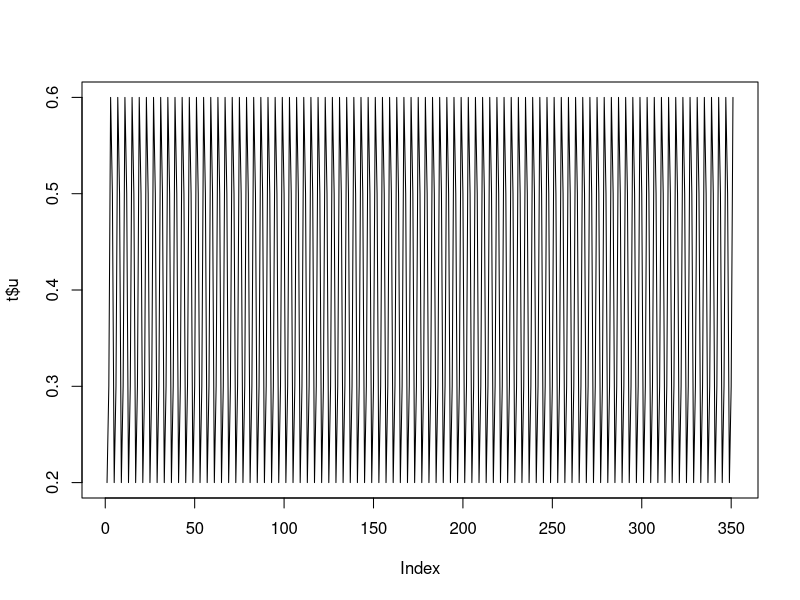
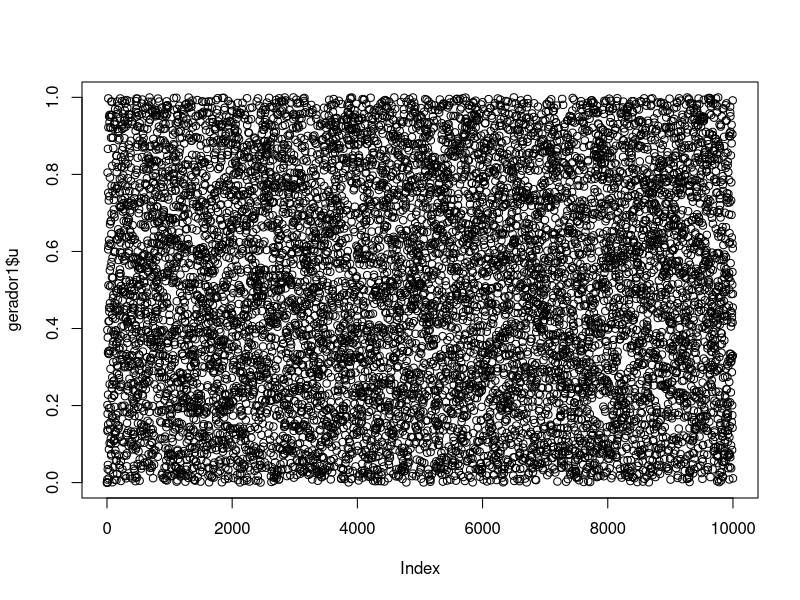
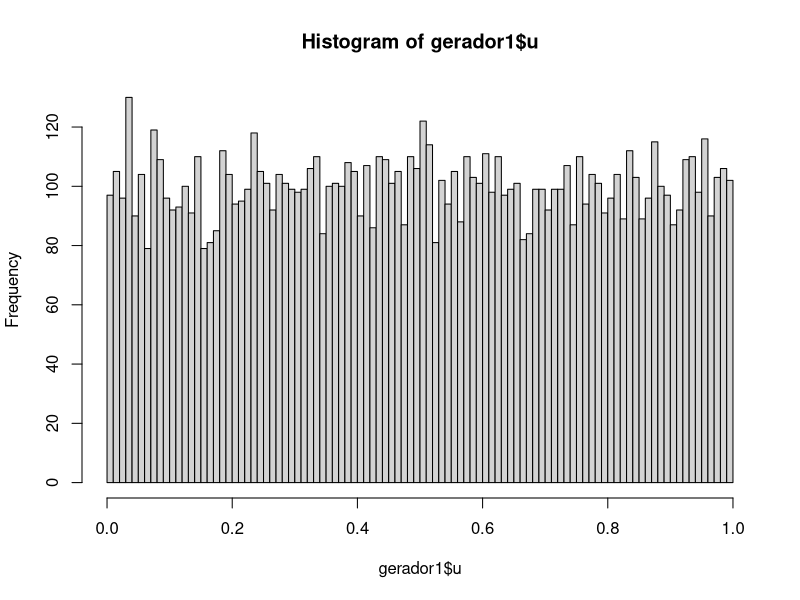
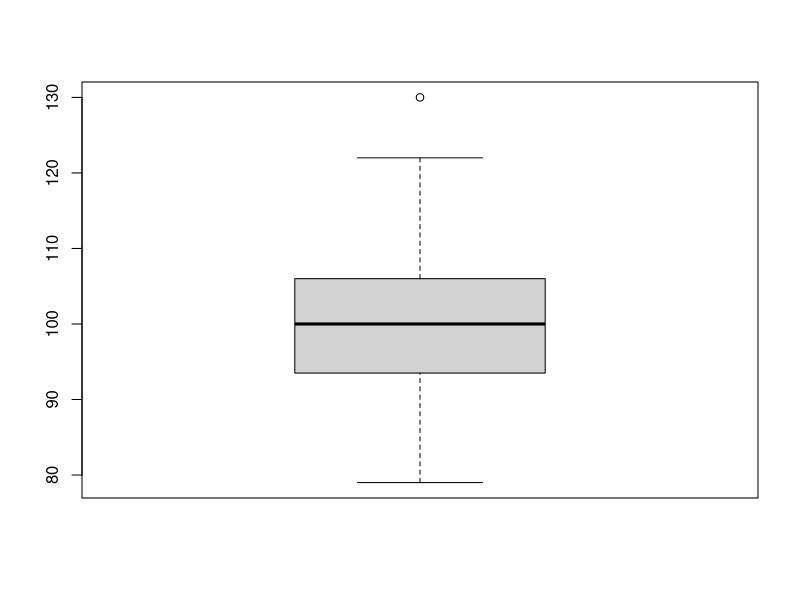
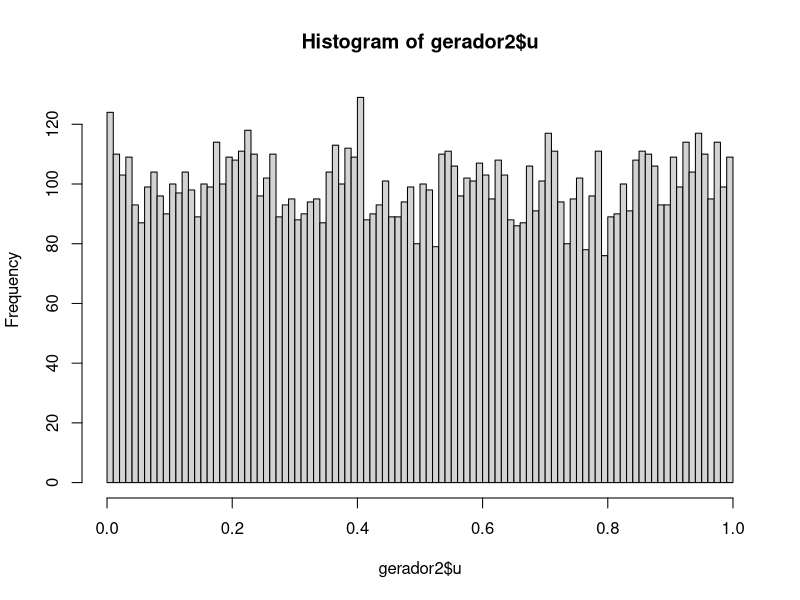
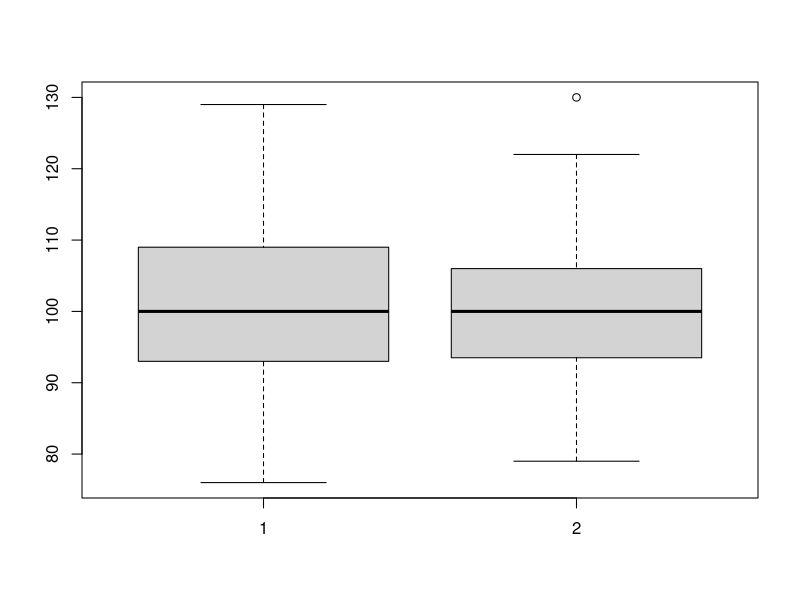
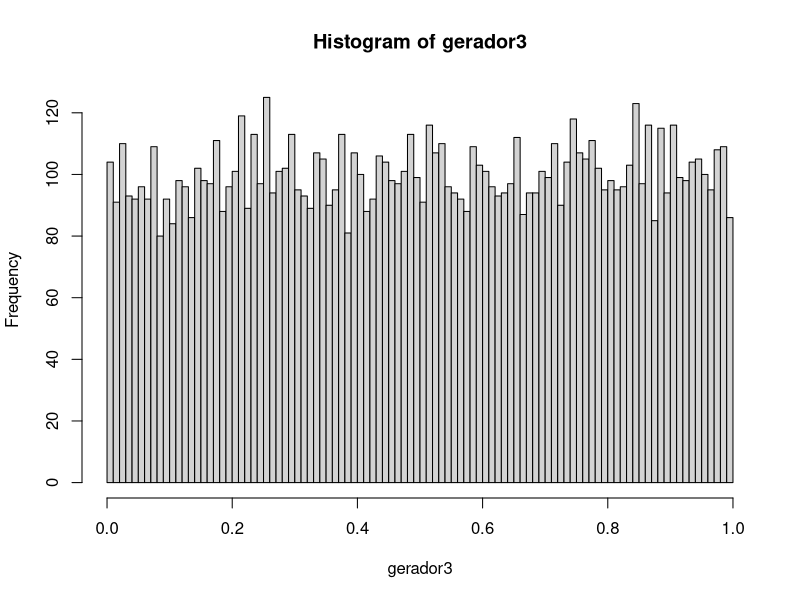
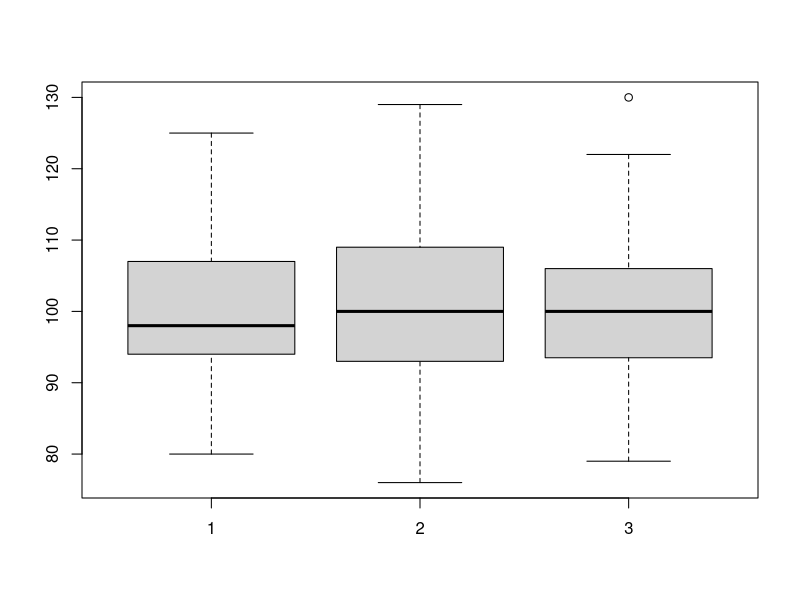

Write R code to recreate these figures, in order.
## ---- chunk 1
knitr::opts_chunk$set(echo = TRUE)
## ---- chunk 2
m = 10
A = 103
B = 17
x.0 = 2

x.1 = (103*2 + 17)%%10

f1 <- function(x.0 = 2, A = 103, B = 17,m = 10, inter = 5){
  
  u.0 <- x.0/m
  x.vet <- c(x.0)
  u.vet <- c(u.0)
  x = x.0
  
  for(i in 1:inter){
    xn <- (A*x + B)%%10
    un <- xn/m
    
    x.vet <- c(x.vet, xn)
    u.vet <- c(u.vet, un)
    
    x = xn
    
  }
  return(list("u" = u.vet,
              "x" = x.vet))
}

t <- f1(inter = 350)

plot(t$u, type = "l")

## ---- chunk 3
f1.corrigida <- function(x.0 = 2, A = 103, B = 17,m = 10, inter = 5){
  
  u.0 <- x.0/m
  x.vet <- numeric(inter)
  u.vet <- numeric(inter)
  x = x.0
  x.vet[1] <- x.0
  u.vet[1] <- u.0
  
  for(i in 1:inter){
    xn <- (A*x + B)%%m
    un <- xn/m
    
    x.vet[i] <- xn # arrumar outro jeito
    u.vet[i] <- un # arrumar outro jeito
    
    x = xn
    
  }
  return(list("u" = u.vet,
              "x" = x.vet))
}

## ---- chunk 4
m = 2E31
A = 65539
b = 0

gerador1 <- f1.corrigida(x.0 = 2, A =65539, B = 0, m = 2E31, inter = 1E4)

plot(gerador1$u)

sum(duplicated(gerador1$u))

obj <- hist(gerador1$u, breaks = 100, freq = T)

mean(obj$counts)
boxplot(obj$counts)
## ---- chunk 5
gerador2 <- f1.corrigida(x.0 = 2, A =1664525, B = 1013904223, m = 2E32, inter = 1E4)

sum(duplicated(gerador2$u))

obj2 <- hist(gerador2$u, breaks = 100, freq = T)

mean(obj2$counts)
boxplot(obj2$counts, obj$counts)
## ---- chunk 6
set.seed(666)
gerador3 <- runif(1E4)

sum(duplicated(gerador3))

obj3 <- hist(gerador3, breaks = 100, freq = T)

mean(obj3$counts)
boxplot(obj3$counts, obj2$counts, obj$counts)
## ---- chunk 7

vetor <- runif(2E4)

par <-(1:10000)*2
impar <- (1:10000)*2 - 1

plot(vetor[impar], vetor[par], pch = ".")
abline(h = (0:10)/10, v = (0:10)/10, col = "gray20")
## ---- chunk 8
# Semente para reprodutibilidade
set.seed(666)

# Criando o vetor aleatório com 20.000 valores
vetor <- runif(2e4)

# Criando índices para posições ímpares e pares
impar <- seq(1, length(vetor), by = 2)
par   <- seq(2, length(vetor), by = 2)

# Separando os vetores X e Y
X <- vetor[impar]
Y <- vetor[par]

plot (X,Y,pch = ".")
abline(h=(0:10)/10, v= (0:10)/10, col ="blue")

# Cortando os valores de X e Y em 10 intervalos de 0.1
breaks <- (0:10) / 10
cutX <- cut(x = X, breaks = breaks, include.lowest = TRUE)
cutY <- cut(x = Y, breaks = breaks, include.lowest = TRUE)

# Criando tabela de contingência
tabela <- table(cutX, cutY)

# Exibindo a tabela e a soma dos elementos
print(tabela)
print(sum(tabela))


for (i in 1:10){
  for (j in 1:10){
    count <- tabela[i,j]
    centro_x <- (i - 0.5)/10
    centro_y <- (j -0.5)/10
    text(centro_x, centro_y, labels = count, cex = 0.85, font =2)
  }
}

# Carregando pacote necessário
library(ggplot2)

# Gerando 100 valores aleatórios
set.seed(666)  # Semente para reprodutibilidade
dados <- data.frame(valor = rnorm(100))  # Distribuição normal padrão

# Criando o boxplot
ggplot(dados, aes(x = "", y = valor)) +
  geom_boxplot(fill = "skyblue", color = "darkblue") +
  labs(title = "Boxplot de 100 valores", y = "Valor") +
  theme_minimal()
## ---- chunk 9
df <- as.data.frame(tabela)
colnames(df) <- c("X", "Y", "Freq")

# Gráfico com cor proporcional à frequência
ggplot(df, aes(x = Y, y = X, fill = Freq)) +
  geom_tile(color = "white") +  # cada célula com cor proporcional
  scale_fill_gradient(low = "white", high = "red") +  # intensidade de cor
  geom_text(aes(label = Freq), color = "black", size = 4) +  # número dentro
  labs(title = "Mapa de calor com intensidade por frequência",
       x = "Intervalos de Y",
       y = "Intervalos de X") +
  theme_minimal() +
  theme(axis.text.x = element_text(angle = 45, hjust = 1))
## ---- chunk 10
library(hexbin)
x2 <- sum ((tabela-100)^2/100)
x2

pchisq(x2 , 99)

## ---- chunk 11
set.seed(666)
vetor2 <- runif (1e3)
empirica <- ecdf (vetor2)
plot(empirica,verticals = T)
curve(punif(x, min = 0, max = 1),
      col = "blue",
      lwd = 2,
      add = TRUE)
## ---- chunk 12
ks.test(x= vetor2, y="punif")

set.seed(666)
vetor3 <- runif(50)

empirica3 <- ecdf(vetor3)
plot(empirica3, verticals = T, col = "red")
curve(punif, from = 0, to = 1, add = T, col = "blue", lwd =2)

ks.test(vetor3, y ="punif")
## ---- chunk 13



